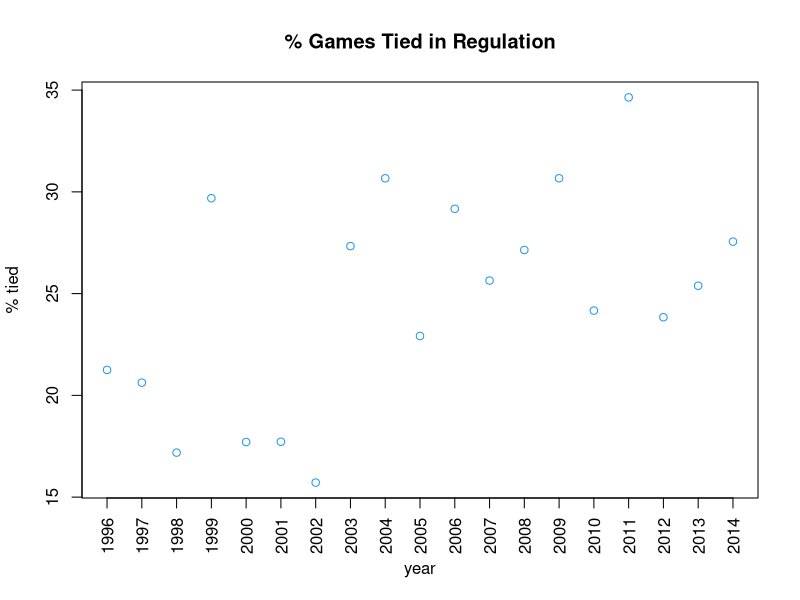

This figure's R source:
######################################
#data obtained from mlssoccer.com    # 
#plots %points earned for all        #
#team-seasons with the same #of games#
#and compares to ideal distribution  #
#                                    #
#written by Craig Kerr               #
#cakerr@cpp.edu                      #
######################################

#set working directory to location of data
#Change this to find the data on your computer
setwd("/Users/Craig/Desktop/Econ/Cal Poly/MLS/blog/Soccer-Scratch-Pad/10.5.15")
data<-read.csv("percent tied 1996-2014.csv")
attach(data)


#for the plot without the lines, exlude the "abline" lines
plot(year,pct_tie,main="% Games Tied in Regulation",ylab="% tied",pch=1,col=4,xaxt="n")
axis(1, at = seq(1996, 2014, by = 1),las=2)
#abline(v=1999.5,col="red")
#abline(v=2002.5,col="red")
detach(data)